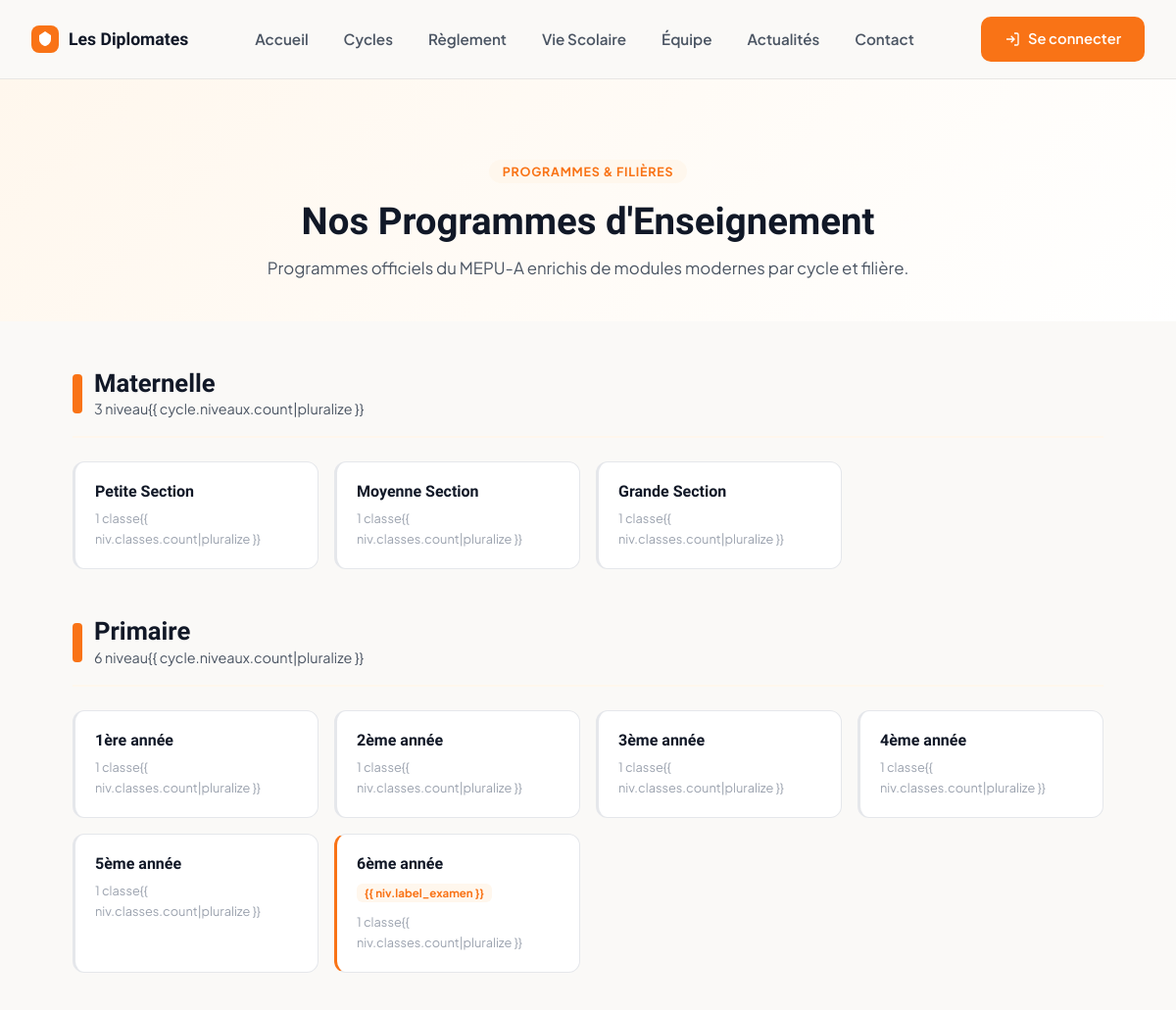
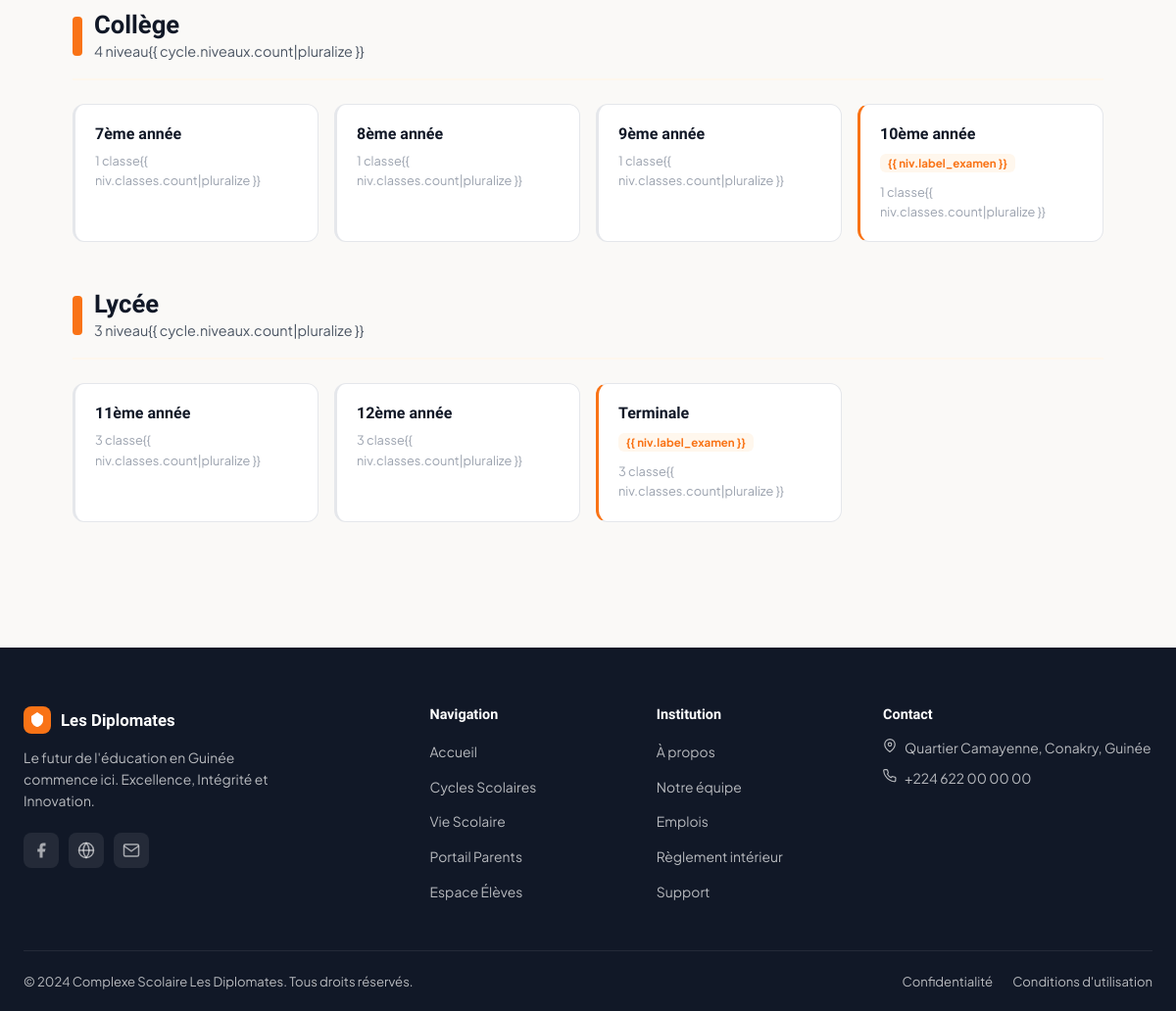
The app's page /programmes/ with its own data (2 pictures, top to bottom).
### apps/eleves/models.py (models this page shows, shortened)
class Cycle(models.Model):
    nom = models.CharField(max_length=50, unique=True, verbose_name=_("Nom du cycle"))
    ordre = models.PositiveSmallIntegerField(default=1)
    class Meta:
        ordering = ['ordre']

class NiveauScolaire(models.Model):
    cycle = models.ForeignKey(Cycle, on_delete=models.CASCADE, related_name='niveaux')
    nom = models.CharField(max_length=50, verbose_name=_("Nom du niveau"))
    ordre = models.PositiveSmallIntegerField(default=1)
    est_annee_examen = models.BooleanField(default=False, help_text="CEE, BEPC, BAC")
    label_examen = models.CharField(max_length=50, blank=True, null=True)
    class Meta:
        ordering = ['cycle__ordre', 'ordre']
        unique_together = ('cycle', 'nom')

### apps/actualites/views.py (the view)
# urls.py: path('programmes/', views.programmes, name='programmes'),
def programmes(request):
    from apps.eleves.models import Cycle
    cycles = Cycle.objects.all().prefetch_related('niveaux__classes')
    return render(request, 'pages/programmes.html', {'cycles': cycles})

### templates/pages/programmes.html (shortened to what this page needs)
{% extends 'base.html' %}
{% load static %}
{% block content %}
<section style="background: linear-gradient(135deg, #FFF7ED, #fff); padding: 80px 24px 40px; text-align: center;">
    <div style="max-width: 800px; margin: 0 auto;">
        <span
            style="background: var(--orange-light); color: var(--orange); border-radius: 99px; padding: 4px 14px; font-size: 0.78rem; font-weight: 700; letter-spacing: 0.06em;">PROGRAMMES
            & FILIÈRES</span>
        <h1 style="font-size: 2.4rem; margin: 16px 0 12px; color: var(--dark);">Nos Programmes d'Enseignement</h1>
        <p style="color: var(--gray-600); font-size: 1.05rem;">Programmes officiels du MEPU-A enrichis de modules
            modernes par cycle et filière.</p>
    </div>
</section>
<section style="max-width: 1100px; margin: 0 auto; padding: 48px 24px 80px;">
    {% for cycle in cycles %}
    <div style="margin-bottom: 48px;">
        <div
            style="display:flex; align-items:center; gap:12px; margin-bottom:24px; padding-bottom:16px; border-bottom:2px solid var(--orange-light);">
            <div style="background:var(--orange); width:10px; height:40px; border-radius:4px;"></div>
            <div>
                <h2 style="font-size:1.6rem; color:var(--dark); margin:0;">{{ cycle.nom }}</h2>
                <p style="color:var(--gray-600); margin:0; font-size:0.9rem;">{{ cycle.niveaux.count }} niveau{{
                    cycle.niveaux.count|pluralize }}</p>
            </div>
        </div>
        <div style="display: grid; grid-template-columns: repeat(auto-fill, minmax(200px, 1fr)); gap: 16px;">
            {% for niv in cycle.niveaux.all %}
            <div
                style="background: white; border-radius: 12px; padding: 20px; border: 1px solid var(--gray-200); border-left: 3px solid {% if niv.est_annee_examen %}var(--orange){% else %}var(--gray-200){% endif %}; transition: all 0.2s;">
                <h4 style="font-size: 1rem; margin-bottom: 6px; color: var(--dark);">{{ niv.nom }}</h4>
                {% if niv.est_annee_examen %}
                <span
                    style="background:var(--orange-light); color:var(--orange); font-size:0.72rem; font-weight:700; border-radius:6px; padding:2px 8px;">{{
                    niv.label_examen }}</span>
                {% endif %}
                {% if niv.classes.count > 0 %}
                <p style="color:var(--gray-400); font-size:0.8rem; margin-top:8px;">{{ niv.classes.count }} classe{{
                    niv.classes.count|pluralize }}</p>
                {% endif %}
            </div>
            {% endfor %}
        </div>
    </div>
    {% empty %}
    <div style="text-align:center; padding:80px; color:var(--gray-400);">
        <p>Aucun programme disponible. Veuillez contacter l'administration.</p>
        <a href="{% url 'actualites:contact' %}" class="btn btn-primary" style="margin-top:20px;">Nous contacter</a>
    </div>
    {% endfor %}
</section>
{% endblock %}

### templates/base.html (shortened to what this page needs)
{% load static %}
<!DOCTYPE html>
<html lang="fr">
<head>
    <link rel="stylesheet" href="{% static 'css/style.css' %}">
</head>
<body class="{% block body_class %}{% endblock %}">
    {% block navbar %}
    {% include 'includes/navbar.html' %}
    {% endblock %}
    <main>
        {% block content %}{% endblock %}
    </main>
    {% block footer %}
    {% include 'includes/footer.html' %}
    {% endblock %}
</body>
</html>

### templates/includes/navbar.html (shortened to what this page needs)
{% load static %}
<nav class="navbar" id="navbar">
    <div class="navbar-container">
        <div class="navbar-brand">
            <div class="brand-logo">
                <svg width="28" height="28" viewBox="0 0 28 28" fill="none">
                    <rect width="28" height="28" rx="8" fill="#F97316" />
                    <path d="M14 6L20 10V14C20 17.3 17.4 20.4 14 21C10.6 20.4 8 17.3 8 14V10L14 6Z" fill="white" />
                </svg>
            </div>
            <span class="brand-name">Les Diplomates</span>
        </div>
        <div class="navbar-links" id="navLinks">
            <a href="{% url 'actualites:home' %}" class="nav-link {% block nav_home %}{% endblock %}">Accueil</a>
            <a href="{% url 'actualites:cycles' %}" class="nav-link {% block nav_cycles %}{% endblock %}">Cycles</a>
            <a href="{% url 'actualites:reglement' %}"
                class="nav-link {% block nav_reglement %}{% endblock %}">Règlement</a>
            <a href="{% url 'actualites:vie_scolaire' %}" class="nav-link {% block nav_vie %}{% endblock %}">Vie
                Scolaire</a>
            <a href="{% url 'actualites:equipe' %}" class="nav-link {% block nav_equipe %}{% endblock %}">Équipe</a>
            <a href="{% url 'actualites:actualites' %}"
                class="nav-link {% block nav_actualites %}{% endblock %}">Actualités</a>
            <a href="{% url 'actualites:contact' %}" class="nav-link {% block nav_contact %}{% endblock %}">Contact</a>
        </div>
        <div class="navbar-actions">
            {% if user.is_authenticated %}
            <a href="{% url 'accounts:profile' %}" class="btn btn-portal">
                <svg width="16" height="16" viewBox="0 0 24 24" fill="none" stroke="currentColor" stroke-width="2">
                    <path d="M20 21v-2a4 4 0 0 0-4-4H8a4 4 0 0 0-4 4v2" />
                    <circle cx="12" cy="7" r="4" />
                </svg>
                Mon Profil
            </a>
            <a href="{% url 'accounts:logout' %}" class="btn btn-danger-small">
                <svg width="16" height="16" viewBox="0 0 24 24" fill="none" stroke="currentColor" stroke-width="2">
                    <path d="M9 21H5a2 2 0 0 1-2-2V5a2 2 0 0 1 2-2h4" />
                    <polyline points="16,17 21,12 16,7" />
                    <line x1="21" y1="12" x2="9" y2="12" />
                </svg>
            </a>
            {% else %}
            <a href="{% url 'accounts:login' %}" class="btn btn-portal">
                <svg width="16" height="16" viewBox="0 0 24 24" fill="none" stroke="currentColor" stroke-width="2">
                    <path d="M15 3h4a2 2 0 0 1 2 2v14a2 2 0 0 1-2 2h-4M10 17l5-5-5-5M15 12H3" />
                </svg>
                Se connecter
            </a>
            {% endif %}
        </div>
    </div>
</nav>

### templates/includes/footer.html (shortened to what this page needs)
{% load static %}
<footer class="footer">
    <div class="footer-container">
        <div class="footer-brand">
            <div class="footer-logo">
                <div class="brand-logo">
                    <svg width="28" height="28" viewBox="0 0 28 28" fill="none">
                        <rect width="28" height="28" rx="8" fill="#F97316" />
                        <path d="M14 6L20 10V14C20 17.3 17.4 20.4 14 21C10.6 20.4 8 17.3 8 14V10L14 6Z" fill="white" />
                    </svg>
                </div>
                <span>Les Diplomates</span>
            </div>
            <p class="footer-tagline">Le futur de l'éducation en Guinée commence ici. Excellence, Intégrité et
                Innovation.</p>
            <div class="footer-socials">
                <a href="#" class="social-icon" aria-label="Facebook">
                    <svg width="18" height="18" viewBox="0 0 24 24" fill="currentColor">
                        <path d="M18 2h-3a5 5 0 0 0-5 5v3H7v4h3v8h4v-8h3l1-4h-4V7a1 1 0 0 1 1-1h3z" />
                    </svg>
                </a>
                <a href="#" class="social-icon" aria-label="Globe">
                    <svg width="18" height="18" viewBox="0 0 24 24" fill="none" stroke="currentColor" stroke-width="2">
                        <circle cx="12" cy="12" r="10" />
                        <line x1="2" y1="12" x2="22" y2="12" />
                        <path
                            d="M12 2a15.3 15.3 0 0 1 4 10 15.3 15.3 0 0 1-4 10 15.3 15.3 0 0 1-4-10 15.3 15.3 0 0 1 4-10z" />
                    </svg>
                </a>
                <a href="#" class="social-icon" aria-label="Email">
                    <svg width="18" height="18" viewBox="0 0 24 24" fill="none" stroke="currentColor" stroke-width="2">
                        <path d="M4 4h16c1.1 0 2 .9 2 2v12c0 1.1-.9 2-2 2H4c-1.1 0-2-.9-2-2V6c0-1.1.9-2 2-2z" />
                        <polyline points="22,6 12,13 2,6" />
                    </svg>
                </a>
            </div>
        </div>
        <div class="footer-nav">
            <h4>Navigation</h4>
            <ul>
                <li><a href="{% url 'actualites:home' %}">Accueil</a></li>
                <li><a href="{% url 'actualites:programmes' %}">Cycles Scolaires</a></li>
                <li><a href="{% url 'actualites:vie_scolaire' %}">Vie Scolaire</a></li>
                <li><a href="{% url 'eleves:portail' %}">Portail Parents</a></li>
                <li><a href="{% url 'eleves:portail' %}">Espace Élèves</a></li>
            </ul>
        </div>
        <div class="footer-nav">
            <h4>Institution</h4>
            <ul>
                <li><a href="{% url 'actualites:about' %}">À propos</a></li>
                <li><a href="{% url 'actualites:equipe' %}">Notre équipe</a></li>
                <li><a href="{% url 'actualites:emplois' %}">Emplois</a></li>
                <li><a href="{% url 'actualites:reglement' %}">Règlement intérieur</a></li>
                <li><a href="{% url 'actualites:support' %}">Support</a></li>
            </ul>
        </div>
        <div class="footer-contact">
            <h4>Contact</h4>
            <p>
                <svg width="14" height="14" viewBox="0 0 24 24" fill="none" stroke="currentColor" stroke-width="2">
                    <path d="M21 10c0 7-9 13-9 13s-9-6-9-13a9 9 0 0 1 18 0z" />
                    <circle cx="12" cy="10" r="3" />
                </svg>
                Quartier Camayenne, Conakry, Guinée
            </p>
            <p>
                +224 622 00 00 00
            </p>
        </div>
    </div>
    <div class="footer-bottom">
        <p>© 2024 Complexe Scolaire Les Diplomates. Tous droits réservés.</p>
        <div class="footer-bottom-links">
            <a href="{% url 'actualites:privacy' %}">Confidentialité</a>
            <a href="{% url 'actualites:terms' %}">Conditions d'utilisation</a>
        </div>
    </div>
</footer>

### static/css/style.css (style rules this page uses)
:root { --orange: #F97316; --orange-dark: #ea6c0a; --orange-light: #FFF7ED; --orange-pale: #FEF3C7; --dark: #111827; --gray-800: #1f2937; --gray-600: #4b5563; --gray-400: #9ca3af; --gray-200: #e5e7eb; --gray-100: #f3f4f6; --bg: #FAF9F7; --white: #ffffff; --green: #22c55e; --red: #ef4444; --radius: 12px; --radius-lg: 20px; --shadow-sm: 0 1px 3px rgba(0, 0, 0, .06), 0 1px 2px rgba(0, 0, 0, .04); --shadow: 0 4px 16px rgba(0, 0, 0, .08); --shadow-lg: 0 12px 40px rgba(0, 0, 0, .12); --font-display: 'Sora', sans-serif; --font-body: 'Plus Jakarta Sans', sans-serif; --transition: .3s cubic-bezier(0.4, 0, 0.2, 1); }
*, *::before, *::after { box-sizing: border-box; margin: 0; padding: 0; }
html { scroll-behavior: smooth; }
body { font-family: var(--font-body); background: var(--bg); color: var(--dark); line-height: 1.6; -webkit-font-smoothing: antialiased; }
a { text-decoration: none; color: inherit; }
ul { list-style: none; }
h1, h2, h3, h4 { font-family: var(--font-display); font-weight: 700; line-height: 1.2; }
.navbar { position: sticky; top: 0; z-index: 100; background: rgba(250, 249, 247, .98); backdrop-filter: blur(20px); border-bottom: 1px solid rgba(0, 0, 0, .08); transition: all var(--transition); z-index: 1000; }
.navbar-container { max-width: 1200px; margin: 0 auto; padding: 0 32px; height: 80px; display: flex; align-items: center; justify-content: space-between; gap: 32px; }
.navbar-brand { display: flex; align-items: center; gap: 10px; }
.brand-logo { display: flex; align-items: center; justify-content: center; }
.brand-name { font-family: var(--font-display); font-weight: 700; font-size: 1.1rem; color: var(--dark); }
.navbar-links { display: flex; align-items: center; gap: 4px; }
.nav-link { padding: 10px 16px; font-size: .95rem; font-weight: 600; color: var(--gray-600); border-radius: 8px; transition: all var(--transition); }
.navbar-actions { display: flex; align-items: center; gap: 12px; }
.btn-portal { display: flex; align-items: center; gap: 6px; padding: 9px 20px; background: var(--orange); color: white; border-radius: 10px; font-size: .88rem; font-weight: 600; transition: background var(--transition), transform var(--transition); }
.btn { display: inline-flex; align-items: center; gap: 8px; padding: 11px 24px; border-radius: 10px; font-weight: 600; font-size: .92rem; transition: all var(--transition); cursor: pointer; }
.footer { background: var(--dark); color: rgba(255, 255, 255, .7); padding: 60px 24px 0; }
.footer-container { max-width: 1200px; margin: 0 auto; display: grid; grid-template-columns: 2fr 1fr 1fr 1.5fr; gap: 48px; padding-bottom: 48px; }
.footer-logo { display: flex; align-items: center; gap: 10px; margin-bottom: 14px; }
.footer-logo span { font-family: var(--font-display); font-weight: 700; color: white; font-size: 1.05rem; }
.footer-tagline { font-size: .87rem; line-height: 1.6; max-width: 280px; margin-bottom: 20px; }
.footer-socials { display: flex; gap: 10px; }
.social-icon { width: 36px; height: 36px; background: rgba(255, 255, 255, .08); border-radius: 8px; display: flex; align-items: center; justify-content: center; color: rgba(255, 255, 255, .6); transition: all var(--transition); }
.footer-nav h4 { color: white; font-size: .9rem; margin-bottom: 16px; }
.footer-nav ul { display: flex; flex-direction: column; gap: 10px; }
.footer-nav a { font-size: .87rem; transition: color var(--transition); }
.footer-contact h4 { color: white; font-size: .9rem; margin-bottom: 16px; }
.footer-contact p { display: flex; align-items: flex-start; gap: 8px; font-size: .87rem; margin-bottom: 10px; line-height: 1.5; }
.footer-bottom { border-top: 1px solid rgba(255, 255, 255, .08); padding: 20px 0; max-width: 1200px; margin: 0 auto; display: flex; align-items: center; justify-content: space-between; flex-wrap: wrap; gap: 12px; }
.footer-bottom p { font-size: .82rem; }
.footer-bottom-links { display: flex; gap: 20px; }
.footer-bottom-links a { font-size: .82rem; transition: color var(--transition); }

### records on screen
NiveauScolaire: nom "Petite Section", classes.count "1"
NiveauScolaire: nom "Moyenne Section", classes.count "1"
NiveauScolaire: nom "Grande Section", classes.count "1"
NiveauScolaire: nom "1ère année", classes.count "1"
NiveauScolaire: nom "2ème année", classes.count "1"
NiveauScolaire: nom "3ème année", classes.count "1"
NiveauScolaire: nom "4ème année", classes.count "1"
NiveauScolaire: nom "5ème année", classes.count "1"
NiveauScolaire: nom "6ème année", est_annee_examen "{{ niv.label_examen }}", classes.count "1"
NiveauScolaire: nom "7ème année", classes.count "1"
NiveauScolaire: nom "8ème année", classes.count "1"
NiveauScolaire: nom "9ème année", classes.count "1"
NiveauScolaire: nom "10ème année", est_annee_examen "{{ niv.label_examen }}", classes.count "1"
NiveauScolaire: nom "11ème année", classes.count "3"
NiveauScolaire: nom "12ème année", classes.count "3"
NiveauScolaire: nom "Terminale", est_annee_examen "{{ niv.label_examen }}", classes.count "3"
